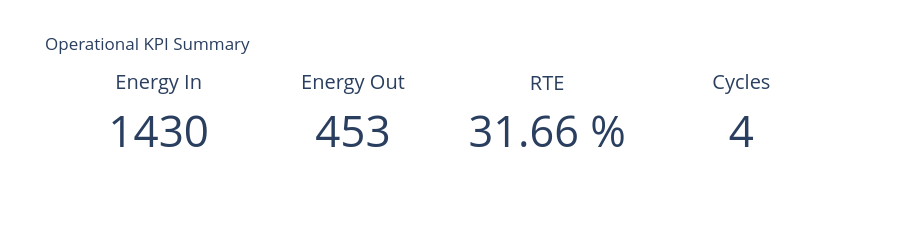

Source (notebook cell):
### Code cell
from plotly.subplots import make_subplots
import plotly.graph_objects as go

fig = make_subplots(
    rows=1,
    cols=4,
    specs=[[{"type":"indicator"}]*4]
)

fig.add_trace(
    go.Indicator(
        mode="number",
        value=energy_input,
        title={"text":"Energy In"}
    ),
    row=1,
    col=1
)

fig.add_trace(
    go.Indicator(
        mode="number",
        value=energy_output,
        title={"text":"Energy Out"}
    ),
    row=1,
    col=2
)

fig.add_trace(
    go.Indicator(
        mode="number",
        value=round_trip_efficiency,
        number={"suffix":" %"},
        title={"text":"RTE"}
    ),
    row=1,
    col=3
)

fig.add_trace(
    go.Indicator(
        mode="number",
        value=number_of_cycles,
        title={"text":"Cycles"}
    ),
    row=1,
    col=4
)

fig.update_layout(
    height=220,
    template="plotly_white",
    title="Operational KPI Summary"
)

fig.show()

### Figure 1 — Plotly figure (JSON) as saved in the notebook; plotly's stock layout.template omitted (floating-point values rounded to 4 significant figures)
{"data": [{"domain": {"x": [0, 0.2125], "y": [0, 1]}, "mode": "number", "title": {"text": "Energy In"}, "type": "indicator", "value": 1430.0}, {"domain": {"x": [0.2625, 0.475], "y": [0, 1]}, "mode": "number", "title": {"text": "Energy Out"}, "type": "indicator", "value": 452.8}, {"domain": {"x": [0.525, 0.7375], "y": [0, 1]}, "mode": "number", "number": {"suffix": " %"}, "title": {"text": "RTE"}, "type": "indicator", "value": 31.66}, {"domain": {"x": [0.7875, 1], "y": [0, 1]}, "mode": "number", "title": {"text": "Cycles"}, "type": "indicator", "value": 4}], "layout": {"height": 220, "title": {"text": "Operational KPI Summary"}}}
